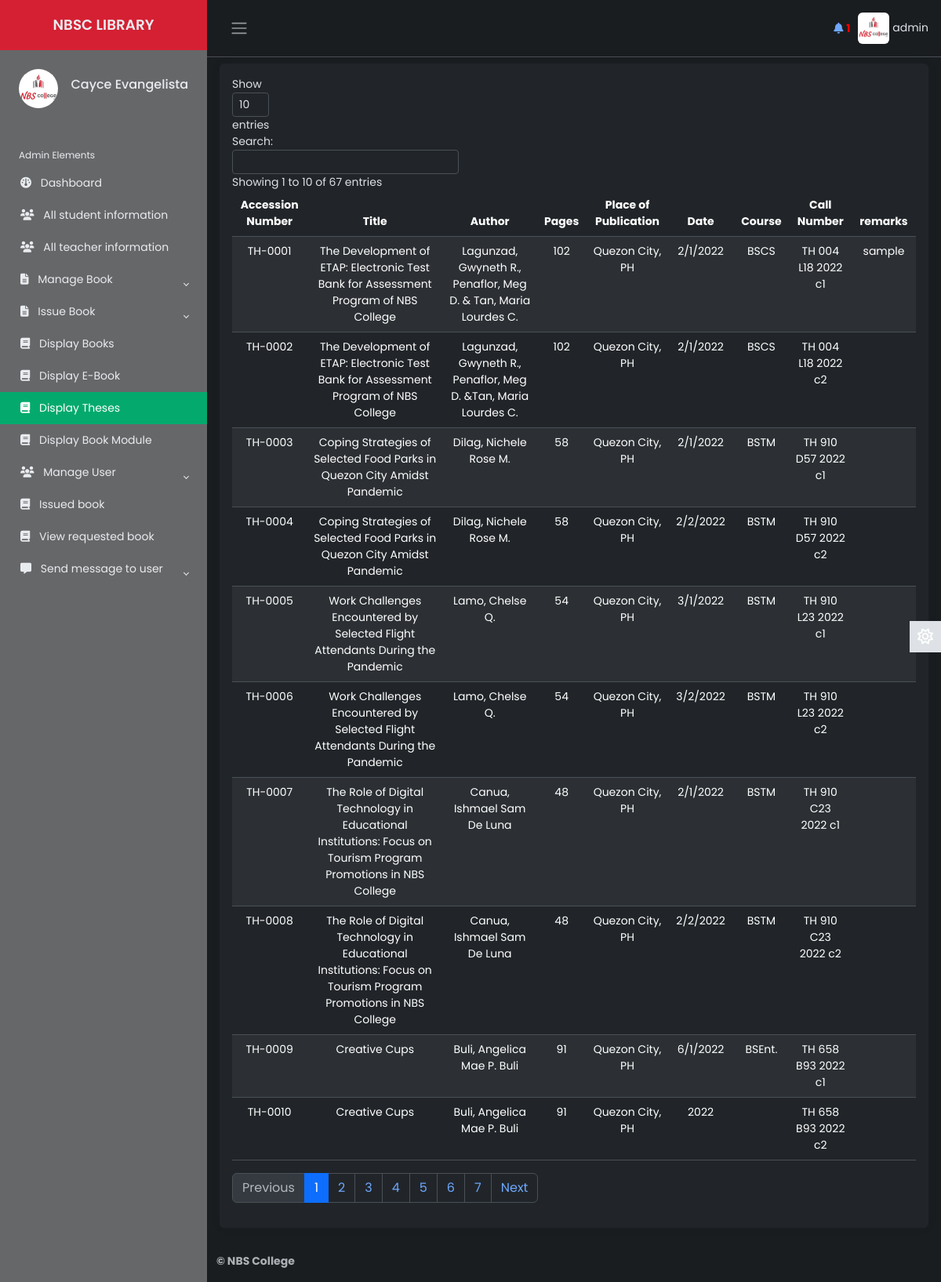
Page /Source/librarian/display-thesis.php (signed in) on the committed database.
### tables this page shows
CREATE TABLE `lib_registration` (
  `id` int(2) NOT NULL,
  `name` varchar(50) NOT NULL,
  `username` varchar(20) NOT NULL,
  `password` varchar(20) NOT NULL,
  `email` varchar(50) NOT NULL,
  `phone` varchar(20) NOT NULL,
  `address` varchar(100) NOT NULL,
  `photo` varchar(500) NOT NULL,
  `status` varchar(7) NOT NULL
);

CREATE TABLE `theses` (
  `accession_number` varchar(50) NOT NULL,
  `title` varchar(1000) NOT NULL,
  `author` varchar(1000) NOT NULL,
  `pages` varchar(1000) NOT NULL,
  `place_of_publication` varchar(1000) NOT NULL,
  `date` varchar(1000) NOT NULL,
  `course` varchar(100) NOT NULL,
  `call_number` varchar(100) NOT NULL,
  `remarks` varchar(100) NOT NULL
);

### Source/librarian/display-thesis.php (the view, shortened to what this page needs)
        <?php
    $page = 'd-t-book';
    include 'inc/connection.php';
    include 'inc/header.php';
 ?>
            <main class="content px-3 py-2">
            <div class="card border-0">
                        <div class="card-body">
                            <table class="table text-center table-striped" id="dtBasicExample">
                                <thead>
                                    <tr>
                                        <th scope="col">Accession Number</th>
                                        <th scope="col">Title</th>
                                        <th scope="col">Author</th>
                                        <th scope="col">Pages</th>
                                        <th scope="col">Place of Publication</th>
                                        <th scope="col">Date</th>
                                        <th scope="col">Course</th>
                                        <th scope="col">Call Number</th>
                                        <th scope="col">remarks</th>
                                    </tr>
                                </thead>
                                <tbody>
                                <?php
                                        $res= mysqli_query($link, "select * from theses");
                                        while ($row=mysqli_fetch_array($res)) {
                                            echo "<tr>";
                                            echo "<td>"; echo $row["accession_number"]; echo "</td>";
                                            echo "<td>"; echo $row["title"]; echo "</td>";
                                            echo "<td>"; echo $row["author"]; echo "</td>";
                                            echo "<td>"; echo $row["pages"]; echo "</td>";
                                            echo "<td>"; echo $row["place_of_publication"]; echo "</td>";
                                            echo "<td>"; echo $row["date"]; echo "</td>";
                                            echo "<td>"; echo $row["course"]; echo "</td>";
                                            echo "<td>"; echo $row["call_number"]; echo "</td>";
                                            echo "<td>"; echo $row["remarks"]; echo "</td>";
                                            echo "</tr>";
                                        }
                                   ?>
                                </tbody>
                            </table>
                        </div>
                    </div>
            </main>
<?php
		include 'inc/footer.php';
	 ?>

### Source/librarian/inc/header.php (shortened to what this page needs)
<?php
    include 'inc/connection.php';
    $res = mysqli_query($link,"select * from request_books where read1='no'");
    $not= mysqli_num_rows($res);
 ?>
<!DOCTYPE html>
<html lang="en" data-bs-theme="dark">
<head>
    <link href="https://cdn.datatables.net/v/dt/jszip-3.10.1/dt-2.0.3/b-3.0.1/b-html5-3.0.1/b-print-3.0.1/datatables.min.css" rel="stylesheet">
    <link href="https://cdn.jsdelivr.net/npm/bootstrap@5.3.3/dist/css/bootstrap.min.css" rel="stylesheet">
    <link rel="stylesheet" href="inc/css/custom1.css">
    <link rel="stylesheet" href="inc/css/animate.css">
</head>
<body>
    <div class="wrapper">
    <aside id="sidebar" class="js-sidebar">
            <div class="h-100">
                <div class="sidebar-logo text-center">
                    <a href="dashboard.php">NBSC LIBRARY</a>
                </div>
                <ul class="sidebar-nav">
                    <li class="sidebar-header">
                        <span>
                        <?php
                            $res = mysqli_query($link, "select * from lib_registration where username='".$_SESSION['username']."'");
                            while ($row = mysqli_fetch_array($res)){
                                ?><img src="<?php echo $row["photo"]; ?> " height="50px" width="50px" alt="something wrong" class="rounded-circle"></a> <?php
                            }
                        ?>
                        </span>
                        <h6 style="float: right; margin-top: 10px;">
							<?php
								$res = mysqli_query($link, "select * from lib_registration where username='".$_SESSION['username']."'");
								while ($row = mysqli_fetch_array($res)){
								$name  =  $row["name"];
								echo $name;
								}
							?>
            			</h6>
                    </li>
                    <br>
                    <li class="sidebar-header">
                        Admin Elements
                    </li>
                    <li class="sidebar-item <?php if($page=='home'){ echo 'active';} ?>">
                        <a href="dashboard.php" class="sidebar-link">
                        <i class="fa-solid fa-gauge pe-2"></i>
                            Dashboard
                        </a>
                    </li>
                    <li class="sidebar-item <?php if($page=='sinfo'){ echo 'active';} ?>">
                        <a href="all-student-info.php" class="sidebar-link">
                        <i class="fa-solid fa-users pe-2"></i>
                            All student information
                        </a>
                    </li>
					<li class="sidebar-item <?php if($page=='tinfo'){ echo 'active';} ?>">
                        <a href="all-teacher-info.php" class="sidebar-link">
                            <i class="fa-solid fa-users pe-2"></i>
                            All teacher information
                        </a>
                    </li>
                    <li class="sidebar-item">
                        <a href="#" class="sidebar-link collapsed" data-bs-target="#manage" data-bs-toggle="collapse"
                            aria-expanded="false"><i class="fa-solid fa-file-lines pe-2"></i>
                            Manage Book
                        </a>
                    </li>
                    <li class="sidebar-item">
                        <a href="dashboard.php" class="sidebar-link collapsed" data-bs-target="#issue" data-bs-toggle="collapse"
                            aria-expanded="false"><i class="fa-solid fa-file-lines pe-2"></i>
                            Issue Book
                        </a>
                    </li>
                    <li class="sidebar-item <?php if($page=='tbook'){ echo 'active';} ?>">
                        <a href="display-book.php" class="sidebar-link">
                         <i class="fa-solid fa-book pe-2"></i>
                            Display Books
                        </a>
                    </li>
                    <li class="sidebar-item <?php if($page=='d-ebook'){ echo 'active';} ?>">
                                <a href="display-ebook.php" class="sidebar-link">
                                <i class="fa-solid fa-book pe-2"></i>
                                    Display E-Book
                                </a>
                    </li>
                    <li class="sidebar-item <?php if($page=='d-t-book'){ echo 'active';} ?>">
                                <a href="display-thesis.php" class="sidebar-link">
                                <i class="fa-solid fa-book pe-2"></i>
                                    Display Theses
                                </a>
                    </li>
                    <li class="sidebar-item <?php if($page==''){ echo 'active';} ?>">
                                <a href="display-progress.php" class="sidebar-link">
                                <i class="fa-solid fa-book pe-2"></i>
                                    Display Book Module
                                </a>
                    </li>
                    <li class="sidebar-item">
                        <a href="#" class="sidebar-link collapsed" data-bs-target="#user" data-bs-toggle="collapse"
                            aria-expanded="false"><i class="fa-solid fa-users pe-2"></i>
                            Manage User
                        </a>
                    </li>
                    <li class="sidebar-item <?php if($page=='ibook'){ echo 'active';} ?>">
                        <a href="issued-books.php" class="sidebar-link">
                         <i class="fa-solid fa-book pe-2"></i>
                            Issued book
                        </a>
                    </li>
                    <li class="sidebar-item <?php if($page=='rbook'){ echo 'active';} ?>">
                        <a href="requested-books.php" class="sidebar-link">
                        <i class="fa-solid fa-book pe-2"></i>
                            View requested book
                        </a>
                    </li>
                    <li class="sidebar-item">
                        <a href="#" class="sidebar-link collapsed" data-bs-target="#posts" data-bs-toggle="collapse"
                            aria-expanded="false">    <i class="fa-solid fa-message pe-2"></i>
                            Send message to user
                        </a>
                    </li>
                </ul>
            </div>
        </aside>
        <div class="main">
            <nav class="navbar navbar-expand px-3 border-bottom">
                <button class="btn" id="sidebar-toggle" type="button">
                    <span class="navbar-toggler-icon"></span>
                </button>
                <div class="navbar-collapse navbar">
                        <ul class="navbar-nav" style="margin-right:10px;">
                        <li class="icon">
                                <a href="requested-books.php" ><i class="fas fa-bell"></i></a>
                                <span class="count" onclick="window.location='requested-books.php'"><b id="notif" ><?php echo $not; ?></b></span>
                        </li>
                        </ul>
                        <li class="nav-item dropdown">
								<?php
                                     $res = mysqli_query($link, "select * from lib_registration where username='".$_SESSION['username']."'");
                                     while ($row = mysqli_fetch_array($res)){
                                         ?><a href="#" data-bs-toggle="dropdown" class="nav-icon pe-md-0" style="color: inherit;"><img src="<?php echo $row["photo"]; ?>" alt=""class="avatar img-fluid rounded"> <span><?php echo $_SESSION["username"]; ?></span></a> <?php
                                     }
                                ?>
                        </li>
                </div>
            </nav>
            <a href="#" class="theme-toggle">
                <i class="fa-regular fa-sun"></i>
            </a>
</body>
</html>

### Source/librarian/inc/css/custom1.css (style rules this page uses)
body { font-family: 'Poppins', sans-serif; font-size: 0.875rem; opacity: 1; overflow-y: scroll; margin: 0; }
a { cursor: pointer; text-decoration: none; font-family: 'Poppins', sans-serif; }
.sidebar-item.active .sidebar-link { background-color: #04AA6D; color: #fff; }
.card-body { overflow-x: scroll; }
#notif { color: red; }
table.dataTable thead th { text-align: center; }
.h-100 { background-color: #666769; }
.sidebar-logo { background-color: #d52033; }
li { list-style: none; }
.wrapper { align-items: stretch; display: flex; width: 100%; }
#sidebar { max-width: 40%; min-width: 264px; background: var(--bs-dark); transition: all 0.35s ease-in-out; }
.main { display: flex; flex-direction: column; min-height: 100vh; min-width: 0; overflow: hidden; transition: all 0.35s ease-in-out; width: 100%; background: var(--bs-dark-bg-subtle); }
.sidebar-logo { padding: 1.15rem; }
.sidebar-logo a { color: #e9ecef; font-size: 1.15rem; font-weight: 600; }
.sidebar-nav { flex-grow: 1; list-style: none; margin-bottom: 0; padding-left: 0; margin-left: 0; }
.sidebar-header { color: #e9ecef; font-size: .75rem; padding: 1.5rem 1.5rem .375rem; }
a.sidebar-link { padding: .625rem 1.625rem; color: #e9ecef; position: relative; display: block; font-size: 0.875rem; }
.sidebar-link[data-bs-toggle="collapse"]::after { border: solid; border-width: 0 .075rem .075rem 0; content: ""; display: inline-block; padding: 2px; position: absolute; right: 1.5rem; top: 1.4rem; transform: rotate(-135deg); transition: all .2s ease-out; }
.sidebar-link[data-bs-toggle="collapse"].collapsed::after { transform: rotate(45deg); transition: all .2s ease-out; }
.avatar { height: 40px; width: 40px; }
.navbar-expand .navbar-nav { margin-left: auto; }
.content { flex: 1; max-width: 100vw; width: 100vw; }
@media (min-width:768px) { .content { max-width: auto; width: auto; } }
.card { box-shadow: 0 0 .875rem 0 rgba(34, 46, 60, .05); margin-bottom: 24px; }
.theme-toggle { position: fixed; top: 50%; transform: translateY(-65%); text-align: center; z-index: 10; right: 0; left: auto; border: none; background-color: var(--bs-body-color); }
html[data-bs-theme="dark"] .theme-toggle .fa-sun, html[data-bs-theme="light"] .theme-toggle .fa-moon { cursor: pointer; padding: 10px; display: block; font-size: 1.25rem; color: #FFF; }

### rows in the picture
lib_registration: photo (picture), name "Cayce Evangelista"
theses: accession_number "TH-0001", title "The Development of ETAP: Electronic Test Bank for Assessment Program of NBS College", author "Lagunzad, Gwyneth R., Penaflor, Meg D. & Tan, Maria Lourdes C.", pages "102", place_of_publication "Quezon City, PH", date "2/1/2022", course "BSCS", call_number "TH 004 L18 2022 c1", remarks "sample"
theses: accession_number "TH-0002", title "The Development of ETAP: Electronic Test Bank for Assessment Program of NBS College", author "Lagunzad, Gwyneth R., Penaflor, Meg D. &Tan, Maria Lourdes C.", pages "102", place_of_publication "Quezon City, PH", date "2/1/2022", course "BSCS", call_number "TH 004 L18 2022 c2"
theses: accession_number "TH-0003", title "Coping Strategies of Selected Food Parks in Quezon City Amidst Pandemic", author "Dilag, Nichele Rose M.", pages "58", place_of_publication "Quezon City, PH", date "2/1/2022", course "BSTM", call_number "TH 910 D57 2022 c1"
theses: accession_number "TH-0004", title "Coping Strategies of Selected Food Parks in Quezon City Amidst Pandemic", author "Dilag, Nichele Rose M.", pages "58", place_of_publication "Quezon City, PH", date "2/2/2022", course "BSTM", call_number "TH 910 D57 2022 c2"
theses: accession_number "TH-0005", title "Work Challenges Encountered by Selected Flight Attendants During the Pandemic", author "Lamo, Chelse Q.", pages "54", place_of_publication "Quezon City, PH", date "3/1/2022", course "BSTM", call_number "TH 910 L23 2022 c1"
theses: accession_number "TH-0006", title "Work Challenges Encountered by Selected Flight Attendants During the Pandemic", author "Lamo, Chelse Q.", pages "54", place_of_publication "Quezon City, PH", date "3/2/2022", course "BSTM", call_number "TH 910 L23 2022 c2"
theses: accession_number "TH-0007", title "The Role of Digital Technology in Educational Institutions: Focus on Tourism Program Promotions in NBS College", author "Canua, Ishmael Sam De Luna", pages "48", place_of_publication "Quezon City, PH", date "2/1/2022", course "BSTM", call_number "TH 910 C23 2022 c1"
theses: accession_number "TH-0008", title "The Role of Digital Technology in Educational Institutions: Focus on Tourism Program Promotions in NBS College", author "Canua, Ishmael Sam De Luna", pages "48", place_of_publication "Quezon City, PH", date "2/2/2022", course "BSTM", call_number "TH 910 C23 2022 c2"
theses: accession_number "TH-0009", title "Creative Cups", author "Buli, Angelica Mae P. Buli", pages "91", place_of_publication "Quezon City, PH", date "6/1/2022", course "BSEnt.", call_number "TH 658 B93 2022 c1"
theses: accession_number "TH-0010", title "Creative Cups", author "Buli, Angelica Mae P. Buli", pages "91", place_of_publication "Quezon City, PH", date "2022", call_number "TH 658 B93 2022 c2"

### other values in the picture
$not "1"
